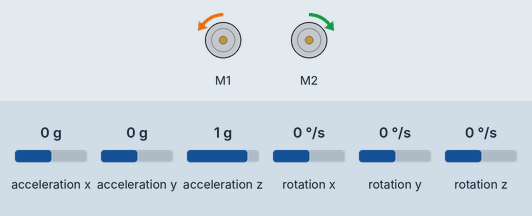
Recording of a sketch running on a simulated Arduino Uno, built with avr-gcc and run on an emulated ATmega328P. On the bench: 2 × DC motor (green arrow = forward, orange = backward, longer = faster). The inputs (shaded band) are chosen by the test bench; at power-on: acceleration x 0 g, acceleration y 0 g, acceleration z 1 g, rotation x 0 °/s, rotation y 0 °/s, rotation z 0 °/s.

Above: at 2.9 s.
Timing chart, 0 to 4.4 s (numbered marks = the images above):
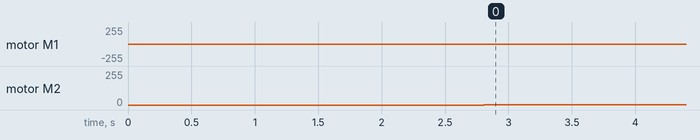

The sketch:

selfbalancing.ino
```cpp
/**
 * @file    selfbalancing.ino
 * @author  Guillaume Gibert
 * @version V0.1
 * @date    2023/03/31
 * @brief   Description: this code drives the mbot robot to perform self balancing.
 *
 * Function List:
 * 1. void control::move(int, int)
 * 2. void control::stop(void)
 *
 */
#include <Arduino.h>
#include <Wire.h>
#include <SoftwareSerial.h>
#include "MeMCore.h"

// robot characteristics
double _wheelDiameter = 6.0; //cm
double _distanceBetweenWheels = 11.5; //cm
int _basicMotorSpeed = 100;

// Vars to change setup
double _Kp_angle = -0.018;
int _targetAccY = -200;

// declare motors
MeDCMotor _leftMotor(9);
MeDCMotor _rightMotor(10);

// PID
double _fps = 100.0;
double _maxWheelSpeed = 250;
double _pidKp = -0.018;
double _pidKd = 0.0;
double _pidKi = 0.0;
double _pidIntegral = 0.0;
double _pidPreviousError = 0.0;

// declare gyro
MeGyro _gyro;

void setup()
{
  // initialize the serial port
  Serial.begin(115200);

  // set no speed for left and right motors
  _leftMotor.run((9)==M1?-(0):(0));
  _rightMotor.run((10)==M1?-(0):(0));

  // initialize the gyro
  _gyro.begin();

  // wait for 2 seconds
  delay(2000);

  // retrieve new values from gyro
  _gyro.update();
}

void loop()
{
  // initialzes the timer
  unsigned long startTime = micros();

  // retrieve new values from gyro
  _gyro.update();

  /*
  Serial.print("accX:");
  Serial.print(_gyro.getAccX());
  Serial.print(",");
  Serial.print("accY:");
  Serial.print(_gyro.getAccY());
  Serial.print(",");
  Serial.print("accZ:");
  Serial.println(_gyro.getAccZ());
  */

  int errorAngle = _targetAccY - _gyro.getAccY(); // there should be no acceleration along z, only along y

  double wheelSpeed = computePID(_targetAccY, _gyro.getAccY(), _maxWheelSpeed, -_maxWheelSpeed, _pidKp, _pidKd, _pidKi, 1.0/_fps);

  double leftWheelSpeed = wheelSpeed;
  double rightWheelSpeed  = leftWheelSpeed;

/*
  Serial.print("_gyro.getAccY():");
  Serial.print(_gyro.getAccY());
  Serial.print(",");
  Serial.print("rightWheelSpeed:");
  Serial.println(rightWheelSpeed);
*/

  // crop wheel speed
  if (leftWheelSpeed > 250)
    leftWheelSpeed = 250;
  if (rightWheelSpeed > 250)
    rightWheelSpeed = 250;
  if (leftWheelSpeed < -250)
    leftWheelSpeed = -250;
  if (rightWheelSpeed < -250)
    rightWheelSpeed = -250;

  // send the commands
  move(rightWheelSpeed, leftWheelSpeed);

  // estimates the loop duration and waits before starting a new loop
  unsigned long currentTime = micros(); // in microseconds
  unsigned long elapsedTime = currentTime - startTime; // in microseconds

  unsigned long waitingTime = 1000000/_fps - elapsedTime; // in microseconds

  if (waitingTime < 16384) //(see https://www.arduino.cc/reference/en/language/functions/time/delaymicroseconds/)
     delayMicroseconds(waitingTime); // in microseconds
  else
     delay(waitingTime / 1000); // in milliseconds
}

void move(int leftMotorSpeed, int rightMotorSpeed)
{
  _leftMotor.run((9)==M1?-(leftMotorSpeed):(leftMotorSpeed));
  _rightMotor.run((10)==M1?-(rightMotorSpeed):(rightMotorSpeed));
}

// compute the PID command given an ordered value and the current one
double computePID(double targetValue, double currentValue, double pidMax, double pidMin, double pidKp, double pidKd, double pidKi, double pidDt)
{
  // Calculate error
  double error = targetValue - currentValue;

  // Proportional term
  double Pout = pidKp * error;

  // Integral term
  _pidIntegral += error * pidDt;
  double Iout = pidKi * _pidIntegral;

  // Derivative term
  if (pidDt == 0)
  {
    return 0.0;
  }

  double derivative = (error - _pidPreviousError) / pidDt;
  double Dout = pidKd * derivative;

  // Calculate total output
  double output = Pout + Iout + Dout;

  // Restrict to max/min
  if( output > pidMax )
    output = pidMax;
  else if( output < pidMin )
    output = pidMin;

  // Save error to previous error
  _pidPreviousError = error;

  return output;
}
```

Measured:
- by itself, motor M1: stopped → backward 3/255 at 2.8 s
- by itself, motor M2: stopped → forward 3/255 at 2.8 s
